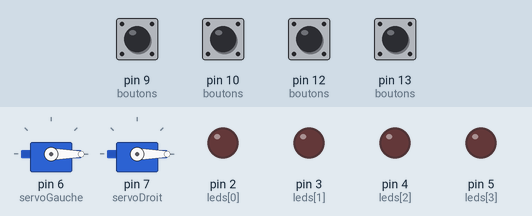
Recording of a sketch running on a simulated Arduino Uno, built with avr-gcc and run on an emulated ATmega328P. On the bench: 2 × servo, output pins drawn as LEDs (lit = HIGH). Dashed ring = blinking. Inputs (shaded band) come from the test bench; at power-on: pin 9 (boutons), pin 10 (boutons), pin 12 (boutons), pin 13 (boutons) HIGH.

Above: at 1.2 s.
1.3 s: pin 10 (boutons) pulled LOW for 0.15 s
At 1.7 s:
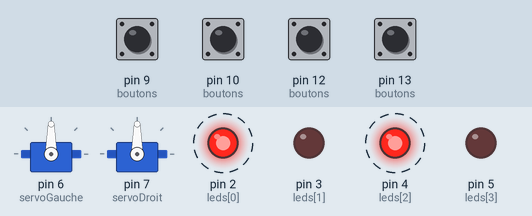
4.4 s: pin 9 (boutons) pulled LOW for 1 s
At 5.2 s:
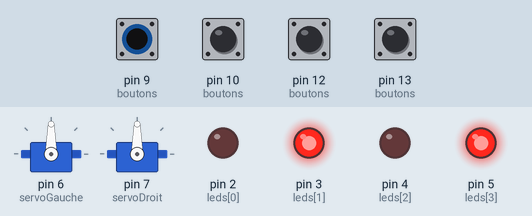
6.9 s: pin 10 (boutons) pulled LOW for 1 s
At 7.8 s:
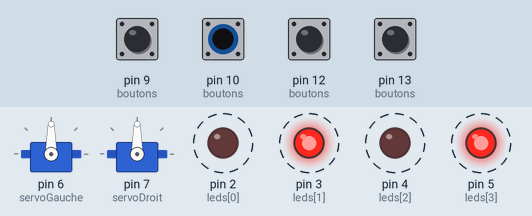
10.9 s: pin 9 (boutons) pulled LOW for 0.15 s
At 11.2 s:
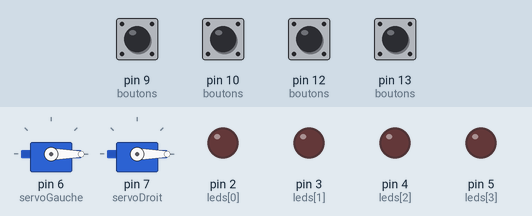
Timing chart, 0 to 13.5 s (numbered marks = the images above; inputs shaded):
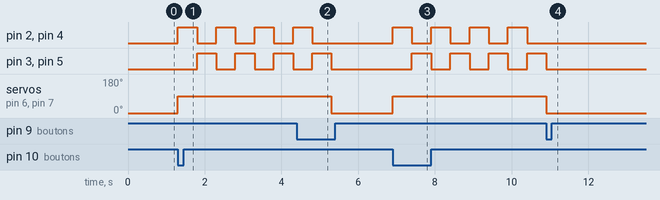

The sketch:

sketch.ino
```cpp
#include <Servo.h>

const int leds[] = {2, 3, 4, 5};

// Boutons
const int entreeGD = 13;
const int sortieGD = 12;
const int entreeDG = 10;
const int sortieDG = 9;

const int boutons[] = {entreeGD, sortieGD, entreeDG, sortieDG};

Servo servoGauche;
Servo servoDroit;

int nbTrains = 0; // compteur de trains présents

// Anti-rebond simple (mémoire des anciens états)
bool etatAvant[4] = {HIGH, HIGH, HIGH, HIGH};

void setup() {

  // LEDs
  for (int i = 0; i < 4; i++) {
    pinMode(leds[i], OUTPUT);
  }

  // Boutons
  for (int i = 0; i < 4; i++) {
    pinMode(boutons[i], INPUT_PULLUP);
  }

  // Servos
  servoGauche.attach(6);
  servoDroit.attach(7);

  leverBarrieres();
}

void loop() {

  // Lecture boutons avec détection de front (appui unique)
  for (int i = 0; i < 4; i++) {

    bool etatActuel = digitalRead(boutons[i]);

    // Détection appui (passage HIGH -> LOW)
    if (etatAvant[i] == HIGH && etatActuel == LOW) {

      // Entrées trains
      if (boutons[i] == entreeGD || boutons[i] == entreeDG) {
        nbTrains++;
      }

      // Sorties trains
      if (boutons[i] == sortieGD || boutons[i] == sortieDG) {
        if (nbTrains > 0) nbTrains--;
      }
    }

    etatAvant[i] = etatActuel;
  }

  // Gestion sécurité : passage fermé tant qu'il reste un train
  if (nbTrains > 0) {

    baisserBarrieres();

    // Clignotement alterné
    for (int i = 0; i < 4; i++) {
      digitalWrite(leds[i], (i % 2 == 0) ? HIGH : LOW);
    }
    delay(500);

    for (int i = 0; i < 4; i++) {
      digitalWrite(leds[i], (i % 2 == 1) ? HIGH : LOW);
    }
    delay(500);

  } else {

    leverBarrieres();

    // Éteindre LEDs
    for (int i = 0; i < 4; i++) {
      digitalWrite(leds[i], LOW);
    }
  }
}

void baisserBarrieres() {
  servoGauche.write(90);
  servoDroit.write(90);
}

void leverBarrieres() {
  servoGauche.write(0);
  servoDroit.write(0);
}
```

Measured:
- after the input at 1.3 s, pin 2 (leds[0]), pin 4 (leds[2]): alternates HIGH for 0.50 s and LOW for 0.50 s, starting at once; pin 3 (leds[1]), pin 5 (leds[3]): alternates HIGH for 0.50 s and LOW for 0.50 s, starting after 0.50 s; servo on pin 6 (servoGauche), servo on pin 7 (servoDroit): 0° → 90° at once
- after the input at 4.4 s, pin 2 (leds[0]), pin 4 (leds[2]): goes on until 4.8 s, then stays LOW; pin 3 (leds[1]), pin 5 (leds[3]): goes on until 5.3 s, then stays LOW; servo on pin 6 (servoGauche), servo on pin 7 (servoDroit): 90° → 0° after 0.90 s
- after the input at 6.9 s, pin 2 (leds[0]), pin 4 (leds[2]): alternates HIGH for 0.50 s and LOW for 0.50 s, starting at once; pin 3 (leds[1]), pin 5 (leds[3]): alternates HIGH for 0.50 s and LOW for 0.50 s, starting after 0.50 s; servo on pin 6 (servoGauche), servo on pin 7 (servoDroit): 0° → 90° at once
- after the input at 10.9 s, pin 2 (leds[0]), pin 4 (leds[2]): stops changing and stays LOW; pin 3 (leds[1]), pin 5 (leds[3]): goes on until 10.9 s, then stays LOW; servo on pin 6 (servoGauche), servo on pin 7 (servoDroit): 90° → 0° at once
